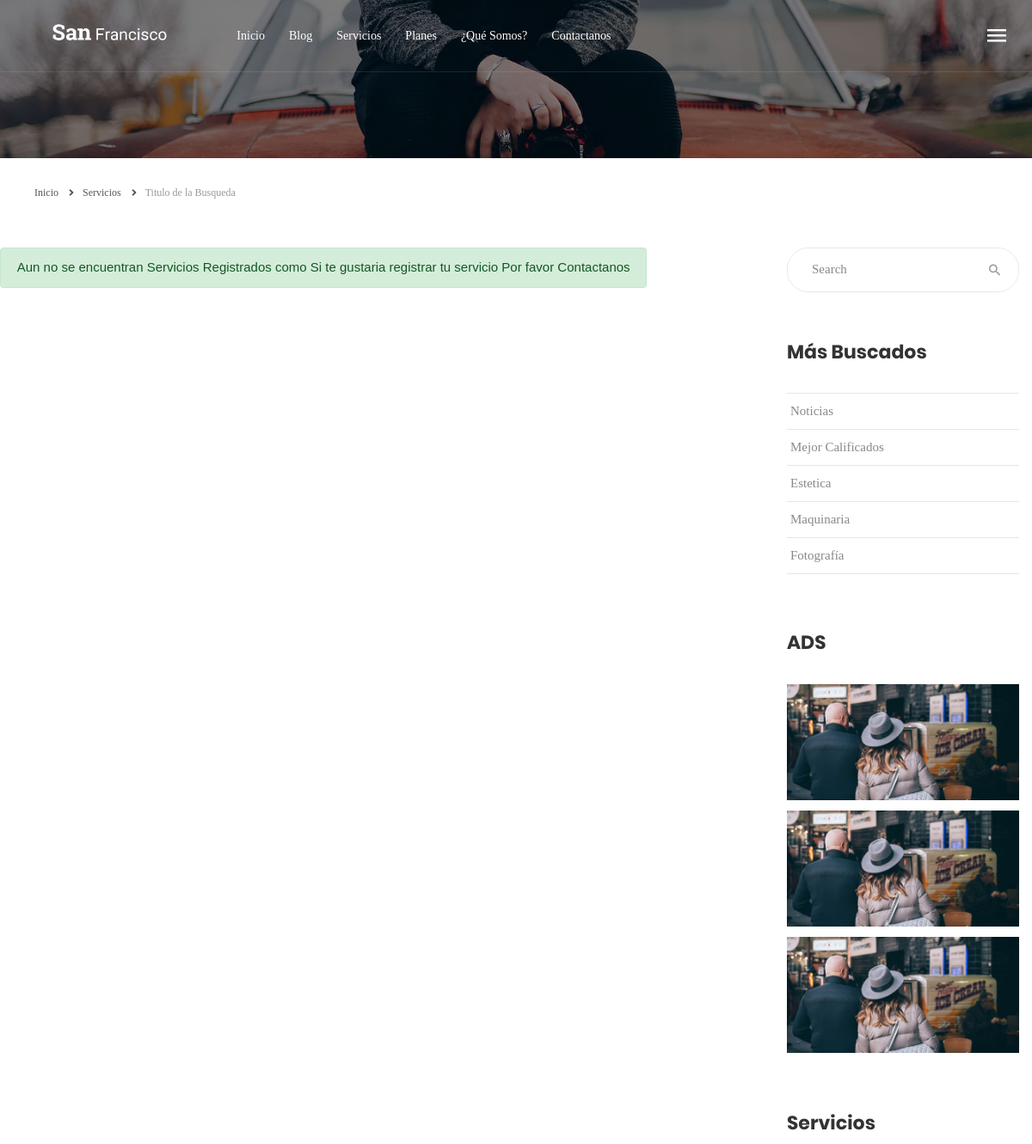
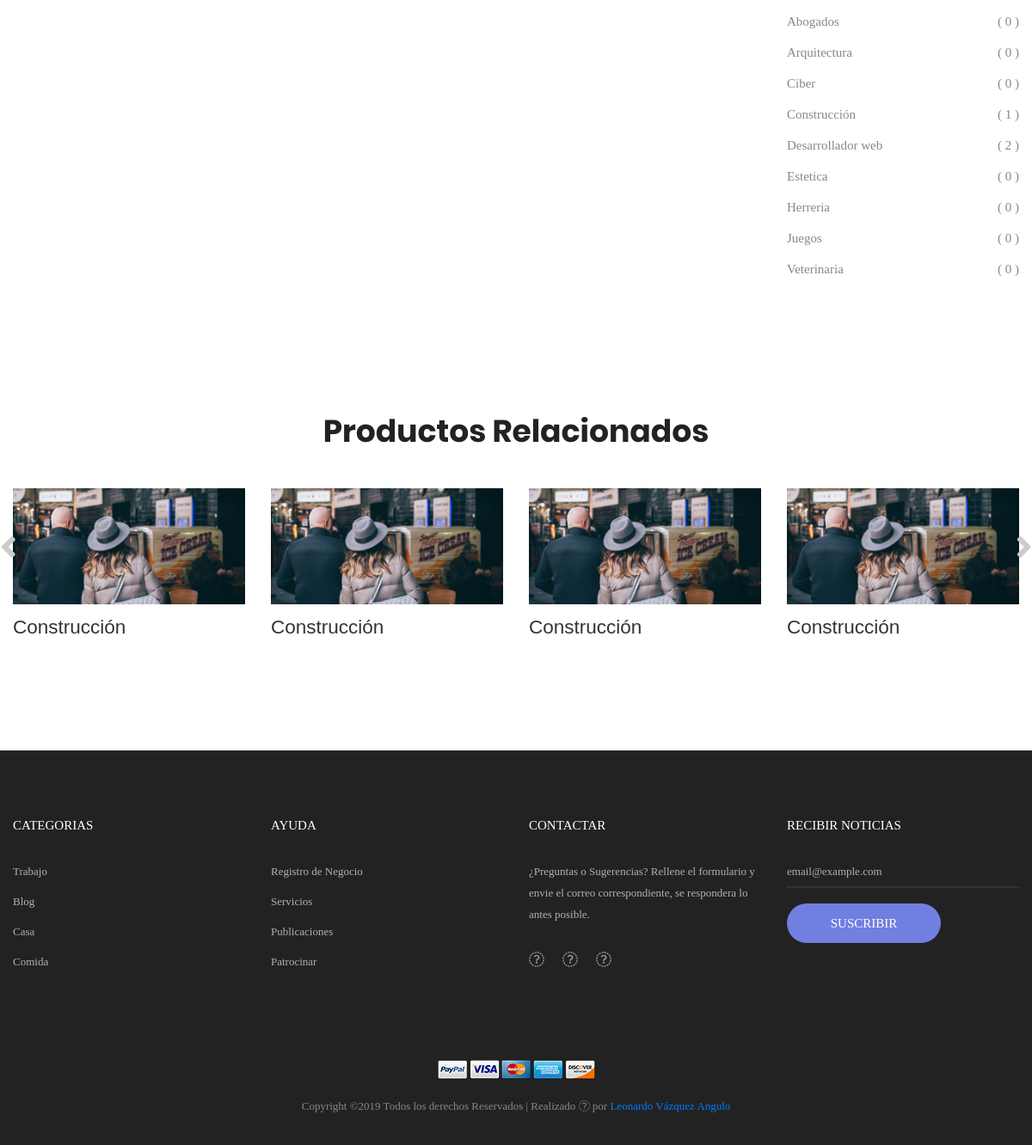
The app's page /Servicios_Detalles.php?search=2 with its own data (2 pictures, top to bottom).
### tables this page shows
CREATE TABLE `servicios` (
  `id` int(11) NOT NULL,
  `nombre` varchar(20) NOT NULL,
  `imagen` varchar(20) NOT NULL
);

### Admin/functions.php (called while the page is built, shortened)
<?php
function searchService($conexion){
    $sentencia = $conexion->prepare("SELECT * FROM servicios ORDER BY nombre ASC");
	$sentencia->execute();
	return $sentencia->fetchAll();
}
function servicioUnico($conexion,$id){
	$sql = "SELECT count(*) AS contador FROM trabajadores WHERE idServicio=$id";
	$sentencia = $conexion->prepare($sql);
	$sentencia->execute();
	$resultado = $sentencia->fetchAll();
	return $resultado[0];
}
function obtenerServicios($conexion,$idServicio){
	$sql	= "SELECT serv.id, serv.nombre AS servicio ,user.idUsuario, user.nombre AS nameU, user.apellidos , user.correo ,tb.fechaRegistro, Uinf.imagenServicio FROM servicios AS serv INNER JOIN usuarios as user INNER JOIN trabajadores AS tb INNER JOIN usersinfo AS Uinf WHERE tb.idUsuario = user.idUsuario AND tb.idServicio = serv.id AND user.idUsuario = Uinf.idUser AND serv.id = $idServicio ORDER BY tb.fechaRegistro DESC";
	$sentencia = $conexion->prepare($sql);
	$sentencia->execute();
	$resultado = $sentencia->fetchAll();
	return $resultado;
}
?>

### views/serv_Detalles.view.php (the view, shortened to what this page needs)
<?php require 'views/header.php';?>
	<section class="bg-img1 txt-center p-lr-15 p-tb-92" style="background-image: url('images/bg-02.jpg');">
	</section>
	<div class="container">
		<div class="bread-crumb flex-w p-l-25 p-r-15 p-t-30 p-lr-0-lg">
			<a href="<?php echo $links_contenido['index'];?>" class="stext-109 cl8 hov-cl1 trans-04">
				Inicio
				<i class="fa fa-angle-right m-l-9 m-r-10" aria-hidden="true"></i>
			</a>
			<a href="<?php echo $links_contenido['servicios'] ;?>" class="stext-109 cl8 hov-cl1 trans-04">
				Servicios
				<i class="fa fa-angle-right m-l-9 m-r-10" aria-hidden="true"></i>
			</a>
			<span class="stext-109 cl4">
				Titulo de la Busqueda
			</span>
		</div>
	</div>
	<section class="bg0 p-t-52 p-b-20">
		<div class="container">
			<div class="row">
				<div class="col-md-8 col-lg-9 p-b-80">
					<div class="p-r-45 p-r-0-lg">
						<div class="row isotope-grid">
						<?php
							$publicacion = obtenerServicios($conexion,$_GET['search']);
							if(sizeof($publicacion)>0){
							for ($i=0; $i <sizeof($publicacion) ; $i++){
							$fecha =fechaPub($publicacion[$i]['fechaRegistro']);
							?>
                            <div class="col-sm-12 col-md-6 col-lg-6 p-b-10 isotope-item women">
                                <div class="p-b-10">
                                    <a href="<?php echo $links_contenido['perfil'] .'?id='.$publicacion[$i]['idUsuario'];?>" class="hov-img0 how-pos5-parent">
                                        <img src="Users_images/usuarios/<?php echo $publicacion[$i]['imagenServicio'];?>" alt="IMG-BLOG">
                                    </a>
                                    <div class="p-t-15">
                                        <h4 class="p-b-5">
                                            <span class="flex-w flex-m stext-111 cl2 p-b-19">
												<span>
													<?php echo $publicacion['servicios'];?>
													<span class="cl12 m-l-4 m-r-6">|</span>
												</span>
												<span>
													<?php echo $fecha[2] . " de " . obtenerMes($fecha[1]) . " de " . $fecha[0];?>
													<span class="cl12 m-l-4 m-r-6">|</span>
												</span>
												<span>
													<?php echo $publicacion[$i]['nameU'] . ", " .$publicacion[$i]['apellidos'];?>
													<span class="cl12 m-l-4 m-r-6">|</span>
												</span>
												<span><a href="<?php echo $links_contenido['perfil'] .'?id=' .$publicacion[$i]['idUsuario'];?>"><i class="fa fa-user-circle-o" aria-hidden="true"></i></a></span>
											</span>
                                        </h4>
                                    </div>
                                </div>
                            </div>
                            <?php } }else{?>
								<div class="alert alert-success" role="alert">
									Aun no se encuentran Servicios Registrados como  Si te gustaria registrar tu servicio Por favor Contactanos
								</div>
							<?php }?>
                        </div>
					</div>
				</div>
				<div class="col-md-4 col-lg-3 p-b-80 float-right" >
					<div class="side-menu">
						<div class="bor17 of-hidden pos-relative">
							<input class="stext-103 cl2 plh4 size-116 p-l-28 p-r-55" type="text" name="search" placeholder="Search">
							<button class="flex-c-m size-122 ab-t-r fs-18 cl4 hov-cl1 trans-04">
								<i class="zmdi zmdi-search"></i>
							</button>
						</div>
						<div class="p-t-55">
							<h4 class="mtext-112 cl2 p-b-33">
								Más Buscados
							</h4>
							<ul>
								<li class="bor18">
									<a href="#" class="dis-block stext-115 cl6 hov-cl1 trans-04 p-tb-8 p-lr-4">
										Noticias
									</a>
								</li>
								<li class="bor18">
									<a href="#" class="dis-block stext-115 cl6 hov-cl1 trans-04 p-tb-8 p-lr-4">
										Mejor Calificados
									</a>
								</li>
								<li class="bor18">
									<a href="#" class="dis-block stext-115 cl6 hov-cl1 trans-04 p-tb-8 p-lr-4">
										Estetica
									</a>
								</li>
								<li class="bor18">
									<a href="#" class="dis-block stext-115 cl6 hov-cl1 trans-04 p-tb-8 p-lr-4">
										Maquinaria
									</a>
								</li>
								<li class="bor18">
									<a href="#" class="dis-block stext-115 cl6 hov-cl1 trans-04 p-tb-8 p-lr-4">
                                        Fotografía
									</a>
								</li>
							</ul>
						</div>
						<div class="p-t-65">
							<h4 class="mtext-112 cl2 p-b-33">
								ADS
							</h4>
							<ul>
								<?php for ($i=0; $i < 3 ; $i++) :?>
								<li class="flex-w flex-t p-b-2">
                                    <div class="p-b-10">
                                        <a href="<?php echo $links_contenido['publicaciones'] .'?idPub='.$i;?>" class="hov-img0 how-pos5-parent">
                                            <img src="images/blog-04.jpg" alt="IMG-BLOG">
                                        </a>
                                    </div>
								</li>
								<?php endfor;?>
							</ul>
						</div>
						<div class="p-t-55">
							<h4 class="mtext-112 cl2 p-b-20">
								Servicios
							</h4>
							<ul>
								<?php $serviciosC = searchService($conexion);?>
                                <?php for ($i=0; $i < sizeof($serviciosC); $i++) {
									$contador=servicioUnico($conexion,$serviciosC[$i]['id']); ?>
								<li class="p-b-7">
									<a href="<?php echo $links_contenido['serviciosDetalles'] .'?search='.$serviciosC[$i]['id'];?>" class="flex-w flex-sb-m stext-115 cl6 hov-cl1 trans-04 p-tb-2">
										<span>
											<?php echo $serviciosC[$i]['nombre'];?>
										</span>
										<span>
											( <?php echo  ' ' .$contador[0] . ' '; ?> )
										</span>
									</a>
								</li>
								<?php } ?>
							</ul>
						</div>
					</div>
				</div>
			</div>
		</div>
	</section>
	<section class="sec-relate-product bg0 p-t-45 p-b-105">
		<div class="container">
			<div class="p-b-45">
				<h3 class="ltext-106 cl5 txt-center">
					Productos Relacionados
				</h3>
			</div>
			<div class="wrap-slick2">
				<div class="slick2">
					<?php for ($i=0; $i < 7 ; $i++) :?>
						<div class="col-6 col-sm-6 col-md-4 col-lg-4 p-b-10 isotope-item women">
							<div class="p-b-10">
								<a href="<?php echo $links_contenido['serviciosDetalles'] .'?Search='.$i;?>" class="hov-img0 how-pos5-parent">
									<img src="images/blog-04.jpg" alt="IMG-BLOG">
								</a>
								<div class="p-t-15">
									<h4 class="p-b-5">
										<a href="<?php echo $links_contenido['serviciosDetalles'] .'?Search='.$i;?>" class="ltext-95 cl2 hov-cl1 trans-04">
											Construcción
										</a>
									</h4>
								</div>
							</div>
						</div>
					<?php endfor;?>
				</div>
			</div>
		</div>
	</section>
	<?php require 'views/footer.php'; ?>

### css/main.css (style rules this page uses)
.container { max-width: 1380px; }
@media (max-width: 1600px) { .container { max-width: 1200px; } }
.slick-slide { outline: none !important; }
.wrap-slick2 { position: relative; margin-right: -15px; margin-left: -15px; }
.cl2 { color: #333; }
.cl4 { color: #999; }
.cl5 { color: #222; }
.cl6 { color: #888; }
.cl8 { color: #555; }
.stext-103 { font-family: Poppins-Regular; font-size: 15px; line-height: 1.466667; }
.stext-109 { font-family: Poppins-Regular; font-size: 12px; line-height: 1.833333; }
.stext-115 { font-family: Poppins-Regular; font-size: 15px; line-height: 1.666667; }
.mtext-112 { font-family: Poppins-Bold; font-size: 22px; line-height: 1.333333; }
.ltext-106 { font-family: Poppins-Bold; font-size: 36px; line-height: 1.2; }
.size-116 { width: 100%; height: 50px; }
.size-122 { width: 55px; height: 100%; }
.bg0 { background-color: #fff; }
.bg-img1 { background-size: cover; background-position: center center; background-repeat: no-repeat; }
.bor17 { border: 1px solid #e6e6e6; border-radius: 25px; }
.bor18 { border-top: 1px solid #e6e6e6; }
.bor18:last-child { border-bottom: 1px solid #e6e6e6; }
.how-pos5-parent { position: relative; }
.hov-img0 { display: block; overflow: hidden; }
.hov-img0 img { width: 100%; -webkit-transition: transform 0.9s ease; -o-transition: transform 0.9s ease; -moz-transition: transform 0.9s ease; transition: transform 0.9s ease; }

### records on screen
servicios: nombre "Abogados", contador "0"
servicios: nombre "Arquitectura", contador "0"
servicios: nombre "Ciber", contador "0"
servicios: nombre "Construcción", contador "1"
servicios: nombre "Desarrollador web", contador "2"
servicios: nombre "Estetica", contador "0"
servicios: nombre "Herreria", contador "0"
servicios: nombre "Juegos", contador "0"
servicios: nombre "Veterinaria", contador "0"
